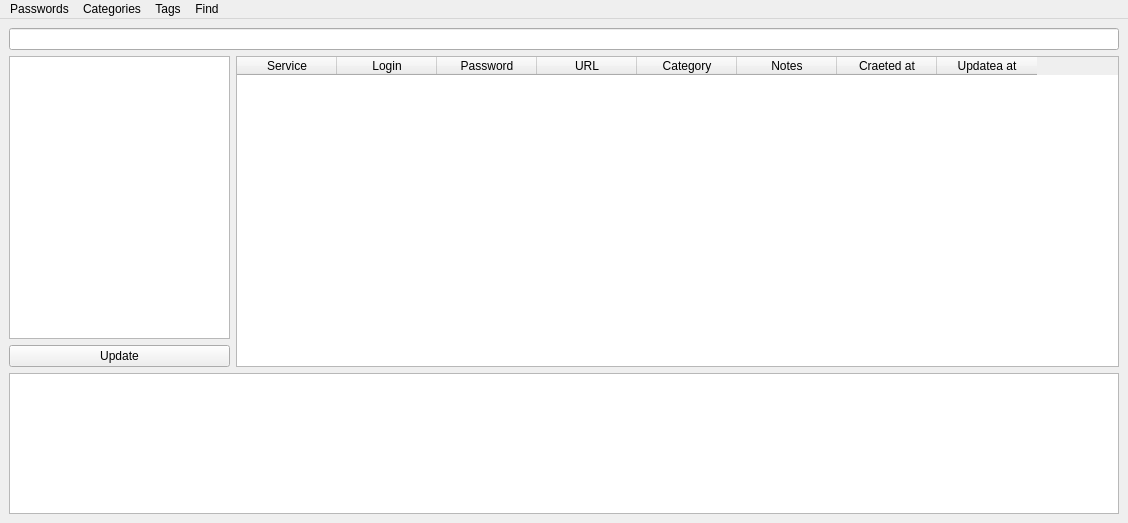
<?xml version="1.0" encoding="UTF-8"?>
<ui version="4.0">
 <class>MainWindow</class>
 <widget class="QMainWindow" name="MainWindow">
  <property name="geometry">
   <rect>
    <x>0</x>
    <y>0</y>
    <width>1128</width>
    <height>523</height>
   </rect>
  </property>
  <property name="windowTitle">
   <string>Vaultary</string>
  </property>
  <property name="documentMode">
   <bool>true</bool>
  </property>
  <widget class="QWidget" name="centralwidget">
   <layout class="QGridLayout" name="gridLayout" rowstretch="1,10,4,5" columnstretch="1,4">
    <item row="1" column="0">
     <widget class="QTreeView" name="treeView">
      <property name="focusPolicy">
       <enum>Qt::NoFocus</enum>
      </property>
      <property name="editTriggers">
       <set>QAbstractItemView::NoEditTriggers</set>
      </property>
     </widget>
    </item>
    <item row="3" column="0" colspan="2">
     <widget class="QTextBrowser" name="textBrowser">
      <property name="openExternalLinks">
       <bool>true</bool>
      </property>
     </widget>
    </item>
    <item row="0" column="0" colspan="2">
     <widget class="QLineEdit" name="lineEdit">
      <property name="clearButtonEnabled">
       <bool>false</bool>
      </property>
     </widget>
    </item>
    <item row="2" column="0">
     <widget class="QPushButton" name="update_pushButton">
      <property name="text">
       <string>Update</string>
      </property>
     </widget>
    </item>
    <item row="1" column="1" rowspan="2">
     <widget class="QTableWidget" name="tableWidget">
      <property name="focusPolicy">
       <enum>Qt::NoFocus</enum>
      </property>
      <property name="sizeAdjustPolicy">
       <enum>QAbstractScrollArea::AdjustIgnored</enum>
      </property>
      <property name="editTriggers">
       <set>QAbstractItemView::NoEditTriggers</set>
      </property>
      <property name="alternatingRowColors">
       <bool>true</bool>
      </property>
      <property name="selectionMode">
       <enum>QAbstractItemView::SingleSelection</enum>
      </property>
      <property name="selectionBehavior">
       <enum>QAbstractItemView::SelectRows</enum>
      </property>
      <property name="showGrid">
       <bool>false</bool>
      </property>
      <property name="sortingEnabled">
       <bool>true</bool>
      </property>
      <property name="wordWrap">
       <bool>false</bool>
      </property>
      <property name="cornerButtonEnabled">
       <bool>false</bool>
      </property>
      <attribute name="horizontalHeaderVisible">
       <bool>true</bool>
      </attribute>
      <attribute name="horizontalHeaderCascadingSectionResizes">
       <bool>true</bool>
      </attribute>
      <attribute name="horizontalHeaderHighlightSections">
       <bool>true</bool>
      </attribute>
      <attribute name="horizontalHeaderStretchLastSection">
       <bool>false</bool>
      </attribute>
      <attribute name="verticalHeaderVisible">
       <bool>false</bool>
      </attribute>
      <attribute name="verticalHeaderCascadingSectionResizes">
       <bool>true</bool>
      </attribute>
      <attribute name="verticalHeaderStretchLastSection">
       <bool>false</bool>
      </attribute>
      <column>
       <property name="text">
        <string>Service</string>
       </property>
      </column>
      <column>
       <property name="text">
        <string>Login</string>
       </property>
      </column>
      <column>
       <property name="text">
        <string>Password</string>
       </property>
      </column>
      <column>
       <property name="text">
        <string>URL</string>
       </property>
      </column>
      <column>
       <property name="text">
        <string>Category</string>
       </property>
      </column>
      <column>
       <property name="text">
        <string>Notes</string>
       </property>
      </column>
      <column>
       <property name="text">
        <string>Craeted at</string>
       </property>
      </column>
      <column>
       <property name="text">
        <string>Updatea at</string>
       </property>
      </column>
     </widget>
    </item>
   </layout>
  </widget>
  <widget class="QMenuBar" name="menuBar">
   <property name="geometry">
    <rect>
     <x>0</x>
     <y>0</y>
     <width>1128</width>
     <height>21</height>
    </rect>
   </property>
   <widget class="QMenu" name="menuFind">
    <property name="title">
     <string>Find</string>
    </property>
   </widget>
   <widget class="QMenu" name="menuAdd_password">
    <property name="title">
     <string>Passwords</string>
    </property>
    <addaction name="actionAdd_password_2"/>
   </widget>
   <widget class="QMenu" name="menuTags">
    <property name="title">
     <string>Tags</string>
    </property>
    <addaction name="actionCreate_tag"/>
    <addaction name="actionEdit_tag"/>
    <addaction name="actionDelete_tag"/>
   </widget>
   <widget class="QMenu" name="menuCategories">
    <property name="title">
     <string>Categories</string>
    </property>
    <addaction name="actionAdd_category_2"/>
    <addaction name="actionEdit_category"/>
    <addaction name="actionDelete_category"/>
   </widget>
   <addaction name="menuAdd_password"/>
   <addaction name="menuCategories"/>
   <addaction name="menuTags"/>
   <addaction name="menuFind"/>
  </widget>
  <action name="actionAdd_password">
   <property name="text">
    <string>Add password</string>
   </property>
  </action>
  <action name="actionAdd_password_2">
   <property name="text">
    <string>Add password</string>
   </property>
  </action>
  <action name="actionAdd_category">
   <property name="text">
    <string>Add category</string>
   </property>
  </action>
  <action name="actionAdd_category_2">
   <property name="text">
    <string>Create category</string>
   </property>
  </action>
  <action name="actionEdit_category">
   <property name="text">
    <string>Edit category</string>
   </property>
  </action>
  <action name="actionDelete_category">
   <property name="text">
    <string>Delete category</string>
   </property>
  </action>
  <action name="actionCreate_tag">
   <property name="text">
    <string>Create tag</string>
   </property>
  </action>
  <action name="actionDelete_tag">
   <property name="text">
    <string>Delete tag</string>
   </property>
  </action>
  <action name="actionEdit_tag">
   <property name="text">
    <string>Edit tag</string>
   </property>
  </action>
 </widget>
 <resources/>
 <connections/>
</ui>
